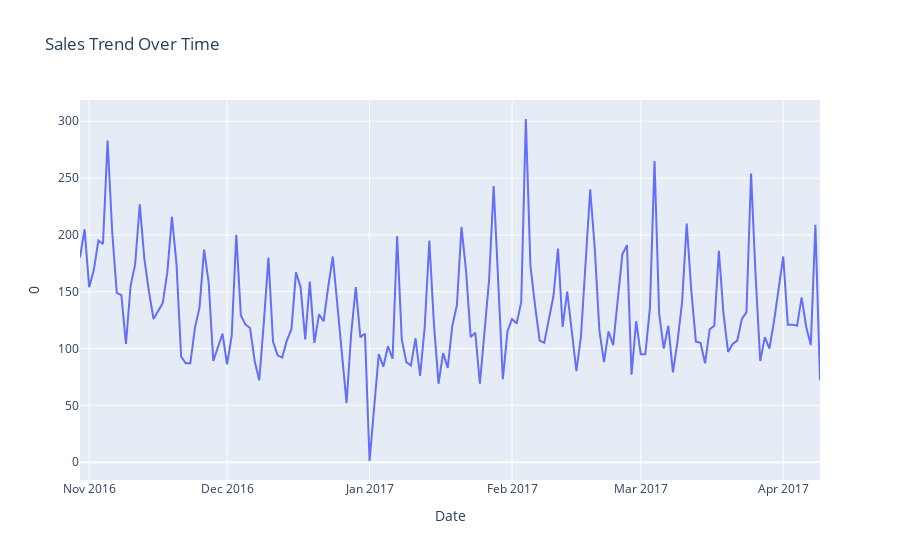
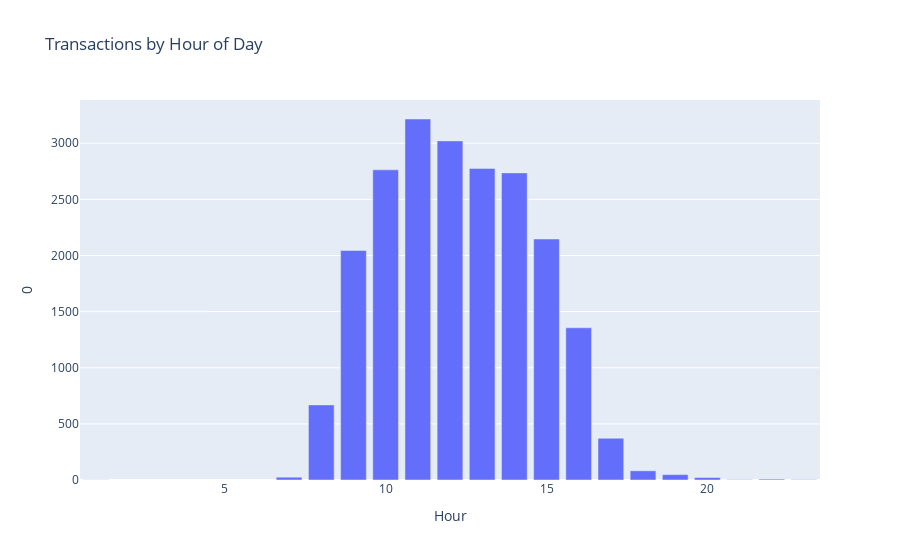
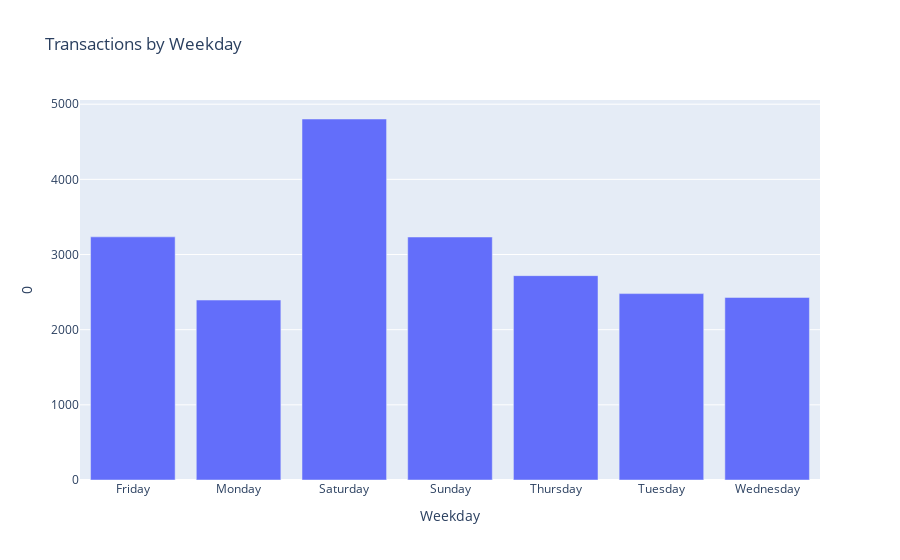

Notebook code for these charts, in order:
### Code cell
# Sales trend over time
fig1 = px.line(pos.groupby('date').size().reset_index(), x='date', y=0,
               title="Sales Trend Over Time", labels={'date': 'Date', 0: 'Number of Transactions'})
fig1.show()

# Hourly sales pattern
fig2 = px.bar(pos.groupby('hour_of_day').size().reset_index(), x='hour_of_day', y=0,
              title="Transactions by Hour of Day", labels={'hour_of_day': 'Hour', 0: 'Transaction Count'})
fig2.show()

# Weekday sales pattern
fig3 = px.bar(pos.groupby('weekday').size().reset_index(), x='weekday', y=0,
              title="Transactions by Weekday", labels={'weekday': 'Weekday', 0: 'Transaction Count'})
fig3.show()

### Figure 1 — Plotly figure (JSON) as saved in the notebook; plotly's stock layout.template omitted (floating-point values rounded to 4 significant figures; data arrays with more than 128 entries replaced by an {"elided": "..."} marker saying what was removed)
{"data": [{"hovertemplate": "Date=%{x}<br>0=%{y}<extra></extra>", "legendgroup": "", "line": {"color": "#636efa", "dash": "solid"}, "marker": {"symbol": "circle"}, "mode": "lines", "name": "", "orientation": "v", "showlegend": false, "type": "scatter", "x": {"elided": "159 str values"}, "xaxis": "x", "y": {"elided": "159 int values"}, "yaxis": "y"}], "layout": {"legend": {"tracegroupgap": 0}, "title": {"text": "Sales Trend Over Time"}, "xaxis": {"anchor": "y", "domain": [0, 1], "title": {"text": "Date"}}, "yaxis": {"anchor": "x", "domain": [0, 1], "title": {"text": "0"}}}}

### Figure 2 — Plotly figure (JSON) as saved in the notebook; plotly's stock layout.template omitted (floating-point values rounded to 4 significant figures)
{"data": [{"alignmentgroup": "True", "hovertemplate": "Hour=%{x}<br>0=%{y}<extra></extra>", "legendgroup": "", "marker": {"color": "#636efa", "pattern": {"shape": ""}}, "name": "", "offsetgroup": "", "orientation": "v", "showlegend": false, "textposition": "auto", "type": "bar", "x": [1, 7, 8, 9, 10, 11, 12, 13, 14, 15, 16, 17, 18, 19, 20, 21, 22, 23], "xaxis": "x", "y": [1, 25, 669, 2045, 2763, 3216, 3021, 2776, 2736, 2147, 1356, 372, 82, 48, 22, 3, 8, 3], "yaxis": "y"}], "layout": {"barmode": "relative", "legend": {"tracegroupgap": 0}, "title": {"text": "Transactions by Hour of Day"}, "xaxis": {"anchor": "y", "domain": [0, 1], "title": {"text": "Hour"}}, "yaxis": {"anchor": "x", "domain": [0, 1], "title": {"text": "0"}}}}

### Figure 3 — Plotly figure (JSON) as saved in the notebook; plotly's stock layout.template omitted (floating-point values rounded to 4 significant figures)
{"data": [{"alignmentgroup": "True", "hovertemplate": "Weekday=%{x}<br>0=%{y}<extra></extra>", "legendgroup": "", "marker": {"color": "#636efa", "pattern": {"shape": ""}}, "name": "", "offsetgroup": "", "orientation": "v", "showlegend": false, "textposition": "auto", "type": "bar", "x": ["Friday", "Monday", "Saturday", "Sunday", "Thursday", "Tuesday", "Wednesday"], "xaxis": "x", "y": [3235, 2394, 4803, 3233, 2719, 2480, 2429], "yaxis": "y"}], "layout": {"barmode": "relative", "legend": {"tracegroupgap": 0}, "title": {"text": "Transactions by Weekday"}, "xaxis": {"anchor": "y", "domain": [0, 1], "title": {"text": "Weekday"}}, "yaxis": {"anchor": "x", "domain": [0, 1], "title": {"text": "0"}}}}
